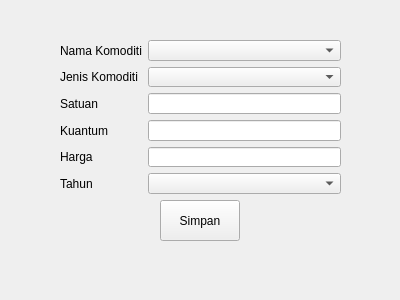
<?xml version="1.0" encoding="UTF-8"?>
<ui version="4.0">
 <class>Finputrekapdataproduksi</class>
 <widget class="QWidget" name="Finputrekapdataproduksi">
  <property name="geometry">
   <rect>
    <x>0</x>
    <y>0</y>
    <width>400</width>
    <height>300</height>
   </rect>
  </property>
  <property name="windowTitle">
   <string>Form</string>
  </property>
  <widget class="QWidget" name="formLayoutWidget">
   <property name="geometry">
    <rect>
     <x>60</x>
     <y>40</y>
     <width>281</width>
     <height>154</height>
    </rect>
   </property>
   <layout class="QFormLayout" name="formLayout">
    <item row="0" column="0">
     <widget class="QLabel" name="namaKomoditiLabel">
      <property name="text">
       <string>Nama Komoditi</string>
      </property>
     </widget>
    </item>
    <item row="0" column="1">
     <widget class="QComboBox" name="namaKomoditiComboBox"/>
    </item>
    <item row="1" column="0">
     <widget class="QLabel" name="jenisKomoditiLabel">
      <property name="text">
       <string>Jenis Komoditi</string>
      </property>
     </widget>
    </item>
    <item row="1" column="1">
     <widget class="QComboBox" name="jenisKomoditiComboBox"/>
    </item>
    <item row="2" column="0">
     <widget class="QLabel" name="satuanLabel">
      <property name="text">
       <string>Satuan</string>
      </property>
     </widget>
    </item>
    <item row="2" column="1">
     <widget class="QLineEdit" name="satuanLineEdit"/>
    </item>
    <item row="3" column="0">
     <widget class="QLabel" name="kuantumLabel">
      <property name="text">
       <string>Kuantum</string>
      </property>
     </widget>
    </item>
    <item row="3" column="1">
     <widget class="QLineEdit" name="kuantumLineEdit"/>
    </item>
    <item row="4" column="0">
     <widget class="QLabel" name="hargaLabel">
      <property name="text">
       <string>Harga</string>
      </property>
     </widget>
    </item>
    <item row="4" column="1">
     <widget class="QLineEdit" name="hargaLineEdit"/>
    </item>
    <item row="5" column="0">
     <widget class="QLabel" name="tahunLabel">
      <property name="text">
       <string>Tahun</string>
      </property>
     </widget>
    </item>
    <item row="5" column="1">
     <widget class="QComboBox" name="tahunComboBox"/>
    </item>
   </layout>
  </widget>
  <widget class="QPushButton" name="btnSimpanRekapProduksi">
   <property name="geometry">
    <rect>
     <x>160</x>
     <y>200</y>
     <width>80</width>
     <height>41</height>
    </rect>
   </property>
   <property name="text">
    <string>Simpan</string>
   </property>
  </widget>
 </widget>
 <resources/>
 <connections/>
</ui>
